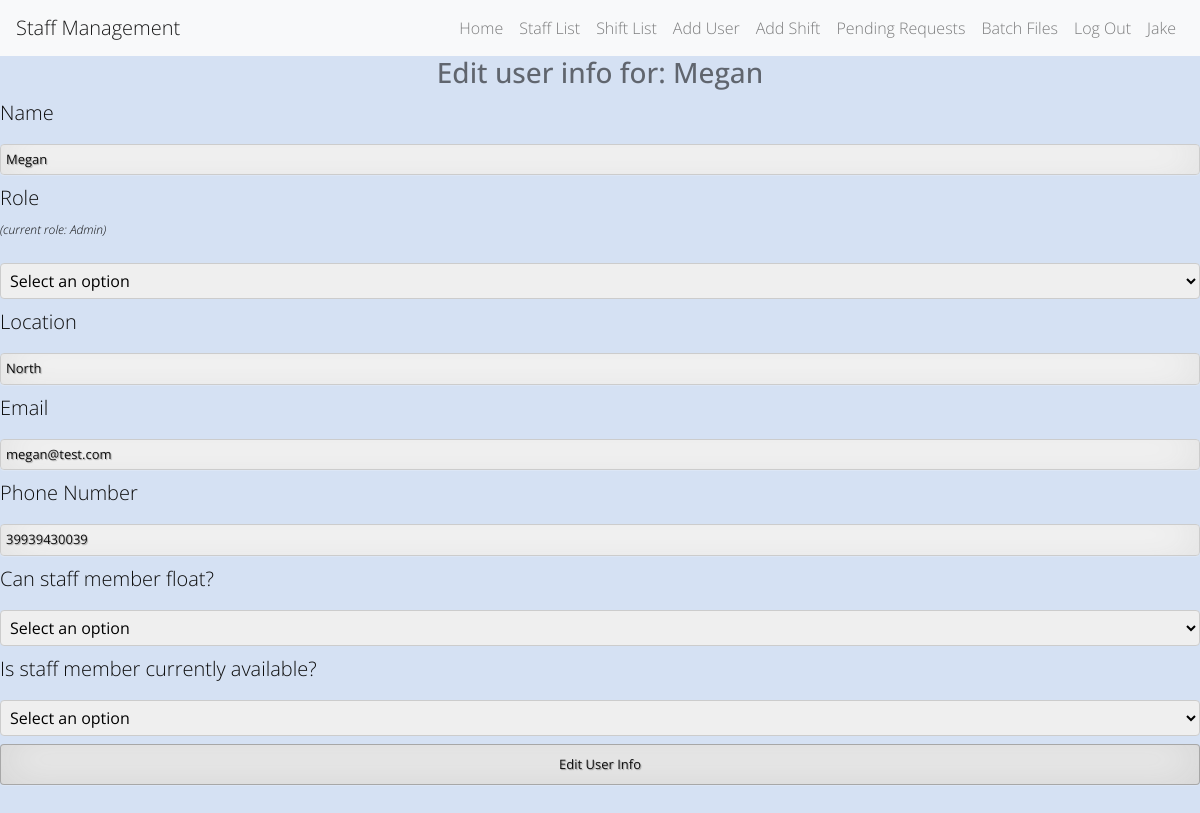
The page /edituser?id=5 (signed in) on the database its author committed.
### app.py (models this page shows)
class User(UserMixin, db.Model):
    id = db.Column(db.Integer, primary_key=True)
    name = db.Column(db.String(1000))
    role = db.Column(db.String(100))
    location = db.Column(db.String(100))
    email = db.Column(db.String(100))
    phone_num = db.Column(db.String(100))
    availability = db.Column(db.String(100))
    can_float = db.Column(db.String(100))
    password = db.Column(db.String(100))
    shifts_worked = db.Column(db.Integer)

### app.py (the view, shortened to what this page needs)
@app.route('/edituser', methods=['GET', 'POST'])
@login_required
def edit_user():
    user_id = request.args.get('id')
    user_info = User.query.get(user_id)
    return render_template('edit_user.html', user=user_info, logged_in=True)

### app.py (called while the page is built)
@login_manager.user_loader
def load_user(user_id):
    return User.query.get(int(user_id))

### templates/edit_user.html (shortened to what this page needs)
{% extends 'base.html' %}
{% block content %}
<body>
<div class="edit_user_form">
    <h3>Edit user info for: {{ user.name }}</h3>
    <form class="edit_user_form" action="{{ url_for('edit_user') }}" method="POST">
        <label>Name</label>
        <input type="text" name="name" value="{{ user.name }}">
        <label for="role">Role</label>
        <p id="current_role">(current role: {{ user.role }})</p>
        <select name="role" id="role">
            <option value="{{ user.role }}" selected hidden>Select an option</option>
        </select>
        <label for="location">Location</label>
        <input type="text" name="location" value="{{ user.location }}">
        <label for="email">Email</label>
        <input type="text" name="email" value="{{ user.email }}">
        <label for="phone_num">Phone Number</label>
        <input type="text" name="phone_num" value="{{ user.phone_num }}">
        <label for="can_float">Can staff member float?</label>
        <select name="can_float" id="can_float">
            <option value="{{ user.can_float }}" selected hidden>Select an option</option>
        </select>
        <label for="availability">Is staff member currently available?</label>
        <select name="availability" id="availability">
            <option value="{{ user.availability }}" selected hidden>Select an option</option>
        </select>
        <input type="submit" value="Edit User Info">
    </form>
</div>
</body>
{% endblock %}

### templates/base.html (shortened to what this page needs)
<!DOCTYPE html>
<html>
<head>
    <link rel="stylesheet" href="https://stackpath.bootstrapcdn.com/bootstrap/4.5.2/css/bootstrap.min.css">
    <link rel="stylesheet" href="{{ url_for('static', filename='css/styles.css')}}">
</head>
<body>
<nav class="navbar navbar-expand-lg navbar-light bg-light">
  <a class="navbar-brand" href="/">Staff Management</a>
  <div class="collapse navbar-collapse">
    <ul class="navbar-nav ml-auto">
      <li class="nav-item">
        <a class="nav-link" href="{{ url_for('home') }}">Home</a>
      </li>
    {% if logged_in: %}
        <li class="nav-item">
        <a class="nav-link" href="{{ url_for('staff') }}">Staff List</a>
      </li>
        <li class="nav-item">
        <a class="nav-link" href="{{ url_for('shift') }}">Shift List</a>
      </li>
        <li class="nav-item">
        <a class="nav-link" href="{{ url_for('add_user') }}">Add User</a>
      </li>
        <li class="nav-item">
        <a class="nav-link" href="{{ url_for('add_shift') }}">Add Shift</a>
      </li>
        <li class="nav-item">
        <a class="nav-link" href="{{ url_for('pending_requests') }}">Pending Requests</a>
      </li>
        <li class="nav-item">
        <a class="nav-link" href="{{ url_for('upload') }}">Batch Files</a>
      </li>
      <li class="nav-item">
        <a class="nav-link" href="{{ url_for('logout') }}">Log Out</a>
      </li>
        <li class="nav-item">
        <a class="nav-link" href="">{{ current_user.name }}</a>
      </li>
    {% endif %}
    </ul>
  </div>
</nav>
       {% block content %}
       {% endblock %}
</body>
</html>

### static/css/styles.css (style rules this page uses)
* { -webkit-box-sizing:border-box; -moz-box-sizing:border-box; -ms-box-sizing:border-box; -o-box-sizing:border-box; box-sizing:border-box; }
html { width: 100%; height:100%; overflow:scroll; }
body { width: 100%; height:100%; font-family: 'Open Sans', sans-serif; font-weight:200; background: #d5e1f3; color: rgba(0, 0, 0, 0.55); filter: progid:DXImageTransform.Microsoft.gradient( startColorstr='#3E1D6D', endColorstr='#092756',GradientType=1 ); }
a { text-decoration: none; text-align: center; }
p { text-align: center; }
input { width: 100%; margin-bottom: 10px; border: none; outline: none; padding: 10px; font-size: 13px; color: #0d0d0d; text-shadow: 1px 1px 1px rgba(0,0,0,0.3); border: 1px solid rgba(0,0,0,0.3); border-radius: 4px; box-shadow: inset 0 -5px 45px rgba(100,100,100,0.2), 0 1px 1px rgba(255,255,255,0.2); -webkit-transition: box-shadow .5s ease; -moz-transition: box-shadow .5s ease; -o-transition: box-shadow .5s ease; -ms-transition: box-shadow .5s ease; transition: box-shadow .5s ease; }
.edit_user_form { width: 100%; height: 100%; overflow: scroll; }
.edit_user_form h3 { text-align: center; color: rgba(0, 0, 0, 0.55); }
.edit_user_form p { text-align: left; font-size: 12px; color: #0d0d0d; font-style: italic; }
.edit_user_form input[type=text], select { width: 100%; padding: 5px 5px; margin: 8px 0; display: inline-block; border: 1px solid #ccc; border-radius: 4px; box-sizing: border-box; }
.edit_user_form label { color: #0d0d0d; font-size: 20px; }

### rows shown on the page
User: name "Jake"
User: name "Megan", role "Admin", location "North", email "megan@test.com", phone_num "39939430039"
